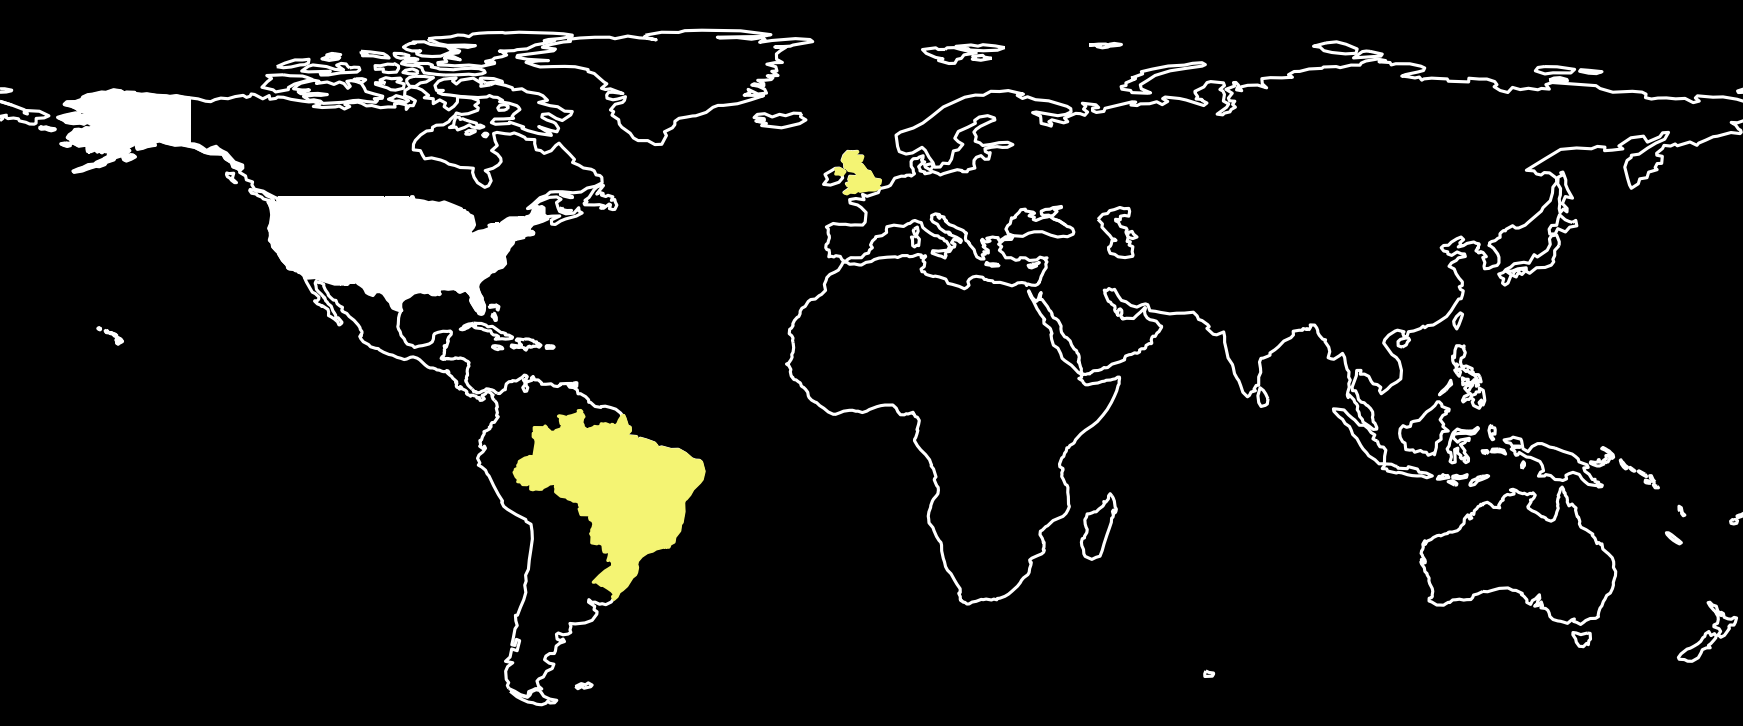

Write the Python code that produced this figure.
import matplotlib.pyplot as plt
import cartopy.crs as ccrs
import cartopy.feature as cfeature
import cartopy.io.shapereader as shpreader

def create_world_map():
    """
    Creates a world map with black background and highlights USA, Brazil, and UK in yellow.
    Saves the map as world_map.png in the same directory.
    """
    # Create figure with black background
    fig = plt.figure(figsize=(15, 8), facecolor='black')
    ax = plt.axes(projection=ccrs.PlateCarree(), facecolor='black')
    
    # Set extent to exclude Antarctica (limit latitude to -60 degrees)
    ax.set_extent([-180, 180, -60, 90], crs=ccrs.PlateCarree())
    
    # Add coastlines with thicker lines (water borders only, no inland borders)
    ax.add_feature(cfeature.COASTLINE, edgecolor='white', linewidth=1.5)
    
    # Countries to highlight in yellow
    countries_to_highlight = ['United States of America', 'Brazil', 'United Kingdom']
    
    # Load country boundaries from Natural Earth
    try:
        shpfilename = shpreader.natural_earth(resolution='110m',
                                            category='cultural',
                                            name='admin_0_countries')
        reader = shpreader.Reader(shpfilename)
        
        # Create a dictionary of country names and geometries, excluding Antarctica
        countries = {}
        for country in reader.records():
            country_name = country.attributes['NAME']
            # Skip Antarctica
            if country_name != 'Antarctica':
                countries[country_name] = country.geometry
        
        # Highlight specified countries
        for country_name in countries_to_highlight:
            if country_name in countries:
                # USA in white, others in yellow
                if country_name == 'United States of America':
                    color = 'white'
                else:
                    color = '#F4F473'
                ax.add_geometries([countries[country_name]], ccrs.PlateCarree(),
                                facecolor=color, edgecolor=color, 
                                linewidth=1.5)
    except Exception as e:
        print(f"Error loading country data: {e}")
        print("Please ensure cartopy is installed: pip install cartopy")
        return
    
    # Remove axes for cleaner look
    ax.set_frame_on(False)
    
    # Save the figure
    output_path = 'world_map.png'
    plt.savefig(output_path, dpi=150, bbox_inches='tight', facecolor='black', 
                edgecolor='none', pad_inches=0)
    print(f"Map saved as {output_path}")
    
    plt.close()

if __name__ == "__main__":
    create_world_map()
